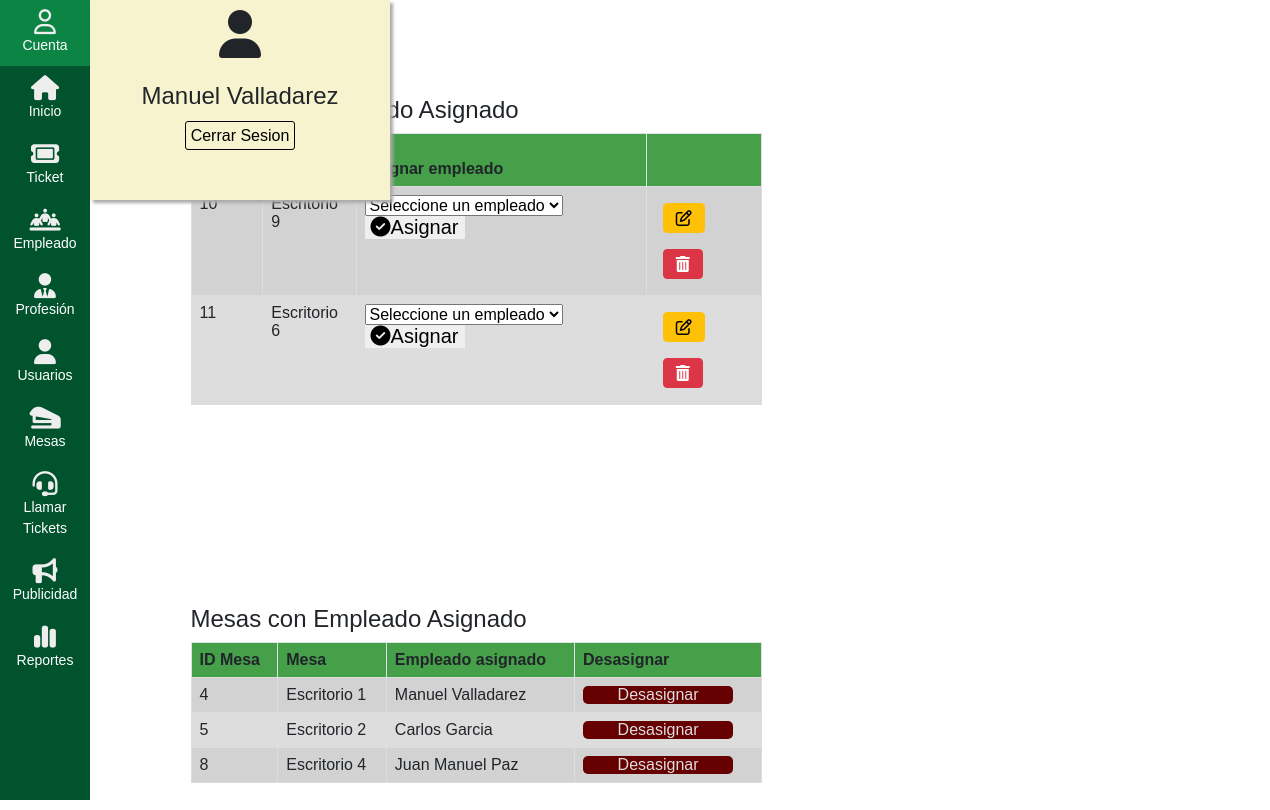
Page /mesas.php (signed in) on the committed database.
### tables this page shows
CREATE TABLE `mesas` (
  `idmesa` int(11) NOT NULL,
  `descripcion` varchar(50) NOT NULL,
  `idempleado` int(11) DEFAULT NULL
);

CREATE TABLE `empleado` (
  `idempleado` int(11) NOT NULL,
  `identidad` varchar(20) NOT NULL,
  `nombre` varchar(60) NOT NULL,
  `direccion` varchar(100) NOT NULL,
  `telefono` varchar(20) NOT NULL,
  `idProfesion` int(11) NOT NULL
);

### conexion.php (called while the page is built, shortened)
<?php
class Conexion {
    private $host = 'localhost';
    private $usuario = 'root';
    private $contrasenia = '';
    private $base_datos = 'db_ticket';
    private $conexion;
    public function __construct() {
        try {
            $this->conexion = new PDO("mysql:host={$this->host};dbname={$this->base_datos}", $this->usuario, $this->contrasenia);
            $this->conexion->setAttribute(PDO::ATTR_ERRMODE, PDO::ERRMODE_EXCEPTION);
        } catch(PDOException $e) {
            echo "Error de conexión: " . $e->getMessage();
        }
    }
    public function consulta($sql) {
        try {
            $statement = $this->conexion->prepare($sql);
            $statement->execute();
            return $statement->fetchAll(PDO::FETCH_ASSOC);
        } catch(PDOException $e) {
            echo "Error al ejecutar la consulta: " . $e->getMessage();
        }
    }
}
?>

### mesas.php (the view, shortened to what this page needs)
<?php
include'encabezado.php';
require_once'conexion.php';
$conexion = new Conexion();
$sql_mesas_sin_empleado = "SELECT * FROM mesas WHERE idempleado IS NULL";
$mesas_sin_empleado = $conexion->consulta($sql_mesas_sin_empleado);
$sql_mesas_con_empleado = "SELECT m.idmesa, m.descripcion, e.nombre AS nombre_empleado FROM mesas m INNER JOIN empleado e ON m.idempleado = e.idempleado";
$mesas_con_empleado = $conexion->consulta($sql_mesas_con_empleado);
?>
<!DOCTYPE html>
<html lang="es">
<head>
    <link rel="stylesheet" href="https://use.fontawesome.com/releases/v5.8.1/css/all.css">
    <link href="https://cdn.jsdelivr.net/npm/bootstrap@5.0.2/dist/css/bootstrap.min.css" rel="stylesheet">
    <link href="//cdnjs.cloudflare.com/ajax/libs/toastr.js/latest/css/toastr.min.css" rel="stylesheet">
    <link href="https://cdn.jsdelivr.net/npm/bootstrap@5.0.2/dist/css/bootstrap.min.css" rel="stylesheet">
</head>
<body>
    <div class="container-tablas">
    <button type="button" class="btn btn-info mb-3" data-toggle="modal" data-target="#agregar"> <i class="fa fa-edit" > Agregar</i></button>
    <?php include "agregarMesas.php"?>
    <h4>Mesas sin Empleado Asignado</h4>
    <table class="table table-striped table-bordered grilla">
        <thead>
            <tr>
                <th>ID Mesa</th>
                <th>Mesa</th>
                <th>Asignar empleado</th>
                <th></th>
            </tr>
        </thead>
        <tbody>
        <?php foreach ($mesas_sin_empleado as $mesa): ?>
                <tr>
                    <td><?php echo $mesa['idmesa']; ?></td>
                    <td><?php echo $mesa['descripcion']; ?></td>
                    <td>
                        <form action="<?php echo htmlspecialchars($_SERVER["PHP_SELF"]); ?>" method="post">
                            <select  required id="empleadoselect" name="idempleado"  onchange="habilitarBoton(this)" >
                                <option value="">Seleccione un empleado</option>
                            </select>
                            <button id="asignar" type="submit"><i class="fa-solid fa-circle-check"></i>Asignar</button>
                        </form>
                    </td>
                    <td>
                    <button type="button" class="btn btn-warning m-2" data-toggle="modal" data-target="#editar<?php echo $mesa['idmesa']; ?>">
                            <i class="fa fa-edit"></i>
                    <button type="button" class="btn btn-danger m-2" data-toggle="modal" data-target="#eliminar<?php echo $mesa['idmesa']; ?>">
                            <i class="fas fa-trash-alt"></i>
                    </td>
                </tr>
                <?php include "editarMesas.php"?>
                <?php include "eliminarMesas.php"?>
            <?php endforeach; ?>
        </tbody>
    </table>
    <h4 id="asignado">Mesas con Empleado Asignado</h4>
    <table class="table table-striped table-bordered table-hover grilla">
        <thead>
            <tr>
                <th>ID Mesa</th>
                <th>Mesa</th>
                <th>Empleado asignado</th>
                <th>Desasignar</th>
            </tr>
        </thead>
        <tbody>
            <?php foreach ($mesas_con_empleado as $mesa): ?>
                <tr>
                    <td><?php echo $mesa['idmesa']; ?></td>
                    <td><?php echo $mesa['descripcion']; ?></td>
                    <td><?php echo $mesa['nombre_empleado']; ?></td>
                    <td>
                        <form action="<?php echo htmlspecialchars($_SERVER["PHP_SELF"]); ?>" method="post">
                            <input id="desasignar" type="submit" value="Desasignar">
                        </form>
                    </td>
                </tr>
            <?php endforeach; ?>
        </tbody>
    </table>
    </div>
</html>

### estiloMenu.css (style rules this page uses)
* { margin: 0; padding: 0; box-sizing: border-box; font-family: 'Poppins', sans-serif; }

### mesas.php (style rules this page uses)
#desasignar { width: 150px; background: #600; border: none; border-radius: 5px; color: #ddd; }
#asignar { width: 100px; border: none; font-size: 20px; }
#asignado { margin-top: 200px; }
.container-tablas { width: 90%; margin: 50px auto; margin-left: 15%; }
.grilla td, #grilla th { border: 1px solid #ddd; }
.grilla { max-width: 50%; }
.grilla th { background: #45a049; }
.grilla tr:nth-child(even) { background-color: #f2f2f2f2; }
.grilla td { background-color: #ddd; }

### rows in the picture
mesas: idmesa "10", descripcion "Escritorio 9"
mesas: idmesa "11", descripcion "Escritorio 6"
mesas: idmesa "4", descripcion "Escritorio 1", idempleado.nombre "Manuel Valladarez"
mesas: idmesa "5", descripcion "Escritorio 2", idempleado.nombre "Carlos Garcia"
mesas: idmesa "8", descripcion "Escritorio 4", idempleado.nombre "Juan Manuel Paz"

### other values in the picture
$nombre "Manuel Valladarez"
